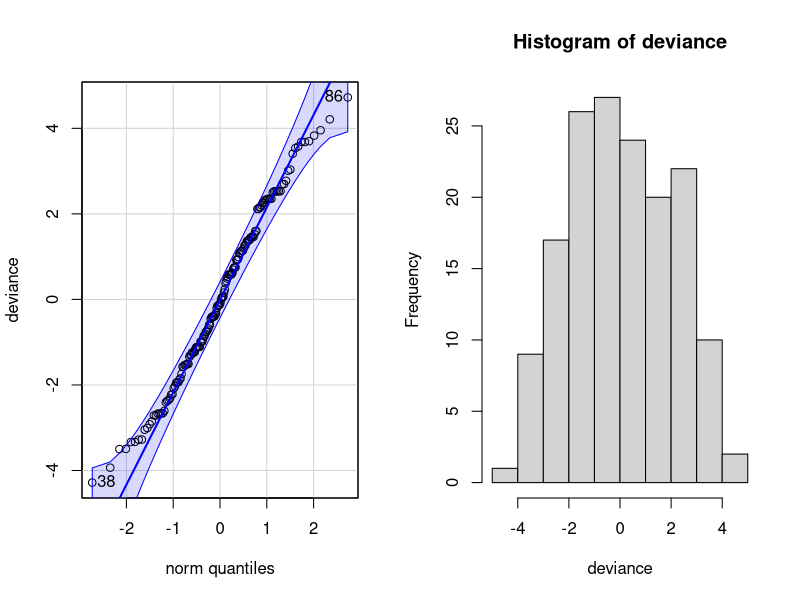
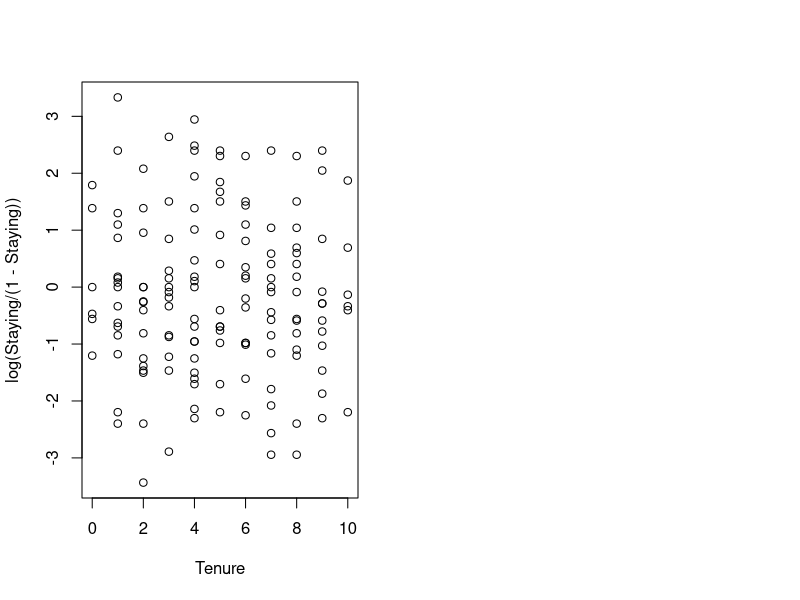
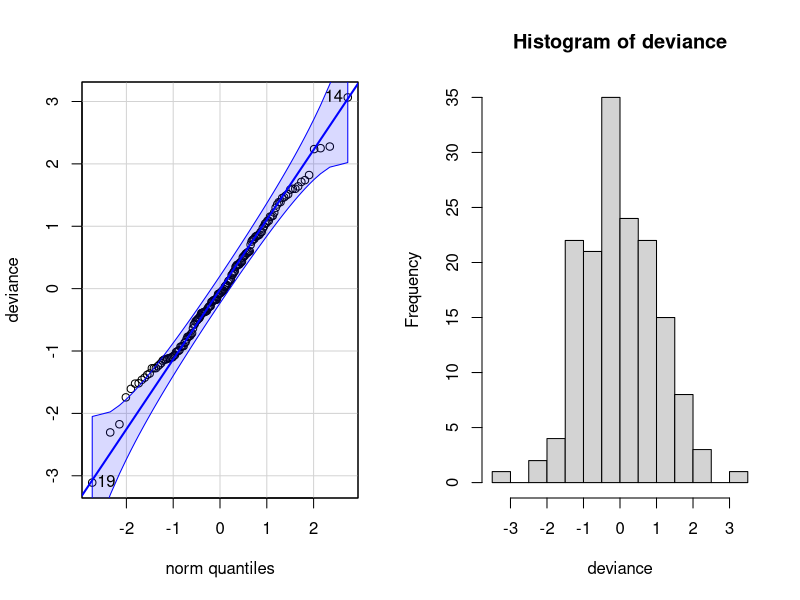

Write R code to recreate these figures, in order.
## ---- chunk 1
knitr::opts_chunk$set(echo = TRUE)
options(tinytex.verbose = TRUE)

setwd("E:/Data")
library(car)
## ---- chunk 2
# Import the data
rawdata = read.csv("hw4_data.csv", header=TRUE, fileEncoding="UTF-8-BOM")

# Create variable Staying
rawdata$Staying = rawdata$Stay/rawdata$Employees

# Set variables as categoricals
rawdata$Num.Of.Products<-as.factor(rawdata$Num.Of.Products)
rawdata$Age.Group<-as.factor(rawdata$Age.Group)
rawdata$Gender<-as.factor(rawdata$Gender)
rawdata$Is.Active.Member<-as.factor(rawdata$Is.Active.Member)

# Print head of rawdata
head(rawdata)
## ---- chunk 3
model1 <- glm(Staying ~ Num.Of.Products, data = rawdata, family = binomial,
              weights = rawdata$Employee)

summary(model1)
## ---- chunk 4
confint(model1, level = 0.9)
## ---- chunk 5
    #calculate p-value at 0.01 significance level
    1 - pchisq(model1$null.deviance-model1$deviance, 1)
## ---- chunk 6
    summary(model1)
## ---- chunk 7
#goodness of fit test using deviance
c(deviance(model1), 1-pchisq(deviance(model1), 156))
# goodness of fit test using pearson residuals
pearres = residuals(model1,type="pearson")
pearson = sum(pearres^2)
round(c(pearson, 1-pchisq(pearson,156)),2)
## ---- chunk 8
deviance = resid(model1, type="deviance")

par(mfrow=c(1,2))
qqPlot(deviance)
hist(deviance)
## ---- chunk 9

overdispersion <- deviance(model1)/156
print(overdispersion)
## ---- chunk 10

model2 <- glm(Staying ~ Age.Group+Gender+Tenure+Num.Of.Products+Is.Active.Member, 
              data = rawdata, 
              family = binomial,
              weights = rawdata$Employee)
summary(model2)
## ---- chunk 11
    exp(-0.003319)
    exp(-0.850280)
## ---- chunk 12

#goodness of fit test using deviance
c(deviance(model2), 1-pchisq(deviance(model2), 150))

# goodness of fit test using pearson residuals
pearres = residuals(model2,type="pearson")
pearson = sum(pearres^2)
round(c(pearson, 1-pchisq(pearson,150)),2)
## ---- chunk 13

attach(rawdata)

plot(Tenure, log(Staying/(1-Staying)))
## ---- chunk 14
deviance = resid(model2, type="deviance")

par(mfrow=c(1,2))
qqPlot(deviance)
hist(deviance)
## ---- chunk 15
overdispersion <- deviance(model2)/150
print(overdispersion)
## ---- chunk 16

newdata <- data.frame(Age.Group = 2,
                      Gender = 0,
                      Tenure = 2,
                      Num.Of.Products = 2,
                      Is.Active.Member = 1)
newdata

newdata$Num.Of.Products<-as.factor(newdata$Num.Of.Products)
newdata$Age.Group<-as.factor(newdata$Age.Group)
newdata$Gender<-as.factor(newdata$Gender)
newdata$Is.Active.Member<-as.factor(newdata$Is.Active.Member)

prediction1 <- predict(model1, newdata = newdata)
odds <- exp(prediction1)

odds/(odds+1)
## ---- chunk 17

prediction2 <- predict(model2, newdata = newdata)
odds <- exp(prediction2)

odds/(odds+1)
